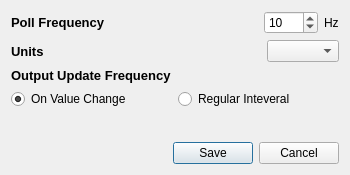
<?xml version="1.0" encoding="UTF-8"?>
<ui version="4.0">
 <class>SettingsDialog</class>
 <widget class="QDialog" name="SettingsDialog">
  <property name="geometry">
   <rect>
    <x>0</x>
    <y>0</y>
    <width>350</width>
    <height>175</height>
   </rect>
  </property>
  <property name="windowTitle">
   <string>Settings</string>
  </property>
  <layout class="QVBoxLayout" name="verticalLayout">
   <item>
    <layout class="QHBoxLayout" name="hLayoutPollFreq">
     <item>
      <widget class="QLabel" name="labelPollFreq">
       <property name="font">
        <font>
         <pointsize>10</pointsize>
         <weight>75</weight>
         <bold>true</bold>
        </font>
       </property>
       <property name="text">
        <string>Poll Frequency</string>
       </property>
      </widget>
     </item>
     <item>
      <spacer name="hSpacerPollFreq">
       <property name="orientation">
        <enum>Qt::Horizontal</enum>
       </property>
       <property name="sizeHint" stdset="0">
        <size>
         <width>40</width>
         <height>20</height>
        </size>
       </property>
      </spacer>
     </item>
     <item>
      <widget class="QDoubleSpinBox" name="spinBoxFreq">
       <property name="decimals">
        <number>0</number>
       </property>
       <property name="minimum">
        <double>1.000000000000000</double>
       </property>
       <property name="maximum">
        <double>1000.000000000000000</double>
       </property>
       <property name="value">
        <double>10.000000000000000</double>
       </property>
      </widget>
     </item>
     <item>
      <widget class="QLabel" name="labelFreqUnits">
       <property name="text">
        <string>Hz</string>
       </property>
      </widget>
     </item>
    </layout>
   </item>
   <item>
    <layout class="QHBoxLayout" name="hlayoutUnits">
     <item>
      <widget class="QLabel" name="labelUnits">
       <property name="font">
        <font>
         <pointsize>10</pointsize>
         <weight>75</weight>
         <bold>true</bold>
        </font>
       </property>
       <property name="text">
        <string>Units</string>
       </property>
      </widget>
     </item>
     <item>
      <spacer name="hSpacerUnits">
       <property name="orientation">
        <enum>Qt::Horizontal</enum>
       </property>
       <property name="sizeHint" stdset="0">
        <size>
         <width>40</width>
         <height>20</height>
        </size>
       </property>
      </spacer>
     </item>
     <item>
      <widget class="QComboBox" name="comboBoxUnits"/>
     </item>
    </layout>
   </item>
   <item>
    <widget class="QLabel" name="labelOutputFreq">
     <property name="font">
      <font>
       <pointsize>10</pointsize>
       <weight>75</weight>
       <bold>true</bold>
      </font>
     </property>
     <property name="text">
      <string>Output Update Frequency</string>
     </property>
    </widget>
   </item>
   <item>
    <layout class="QHBoxLayout" name="hLayoutOutputFreq">
     <item>
      <widget class="QRadioButton" name="radioButtonChange">
       <property name="text">
        <string>On Value Change</string>
       </property>
       <property name="checked">
        <bool>true</bool>
       </property>
      </widget>
     </item>
     <item>
      <widget class="QRadioButton" name="radioButtonRegular">
       <property name="text">
        <string>Regular Inteveral</string>
       </property>
      </widget>
     </item>
    </layout>
   </item>
   <item>
    <spacer name="vSpacerMain">
     <property name="orientation">
      <enum>Qt::Vertical</enum>
     </property>
     <property name="sizeHint" stdset="0">
      <size>
       <width>20</width>
       <height>20</height>
      </size>
     </property>
    </spacer>
   </item>
   <item>
    <widget class="QDialogButtonBox" name="buttonBox">
     <property name="orientation">
      <enum>Qt::Horizontal</enum>
     </property>
     <property name="standardButtons">
      <set>QDialogButtonBox::Cancel|QDialogButtonBox::Save</set>
     </property>
    </widget>
   </item>
  </layout>
 </widget>
 <resources/>
 <connections>
  <connection>
   <sender>buttonBox</sender>
   <signal>accepted()</signal>
   <receiver>SettingsDialog</receiver>
   <slot>accept()</slot>
   <hints>
    <hint type="sourcelabel">
     <x>248</x>
     <y>254</y>
    </hint>
    <hint type="destinationlabel">
     <x>157</x>
     <y>274</y>
    </hint>
   </hints>
  </connection>
  <connection>
   <sender>buttonBox</sender>
   <signal>rejected()</signal>
   <receiver>SettingsDialog</receiver>
   <slot>reject()</slot>
   <hints>
    <hint type="sourcelabel">
     <x>316</x>
     <y>260</y>
    </hint>
    <hint type="destinationlabel">
     <x>286</x>
     <y>274</y>
    </hint>
   </hints>
  </connection>
 </connections>
</ui>
